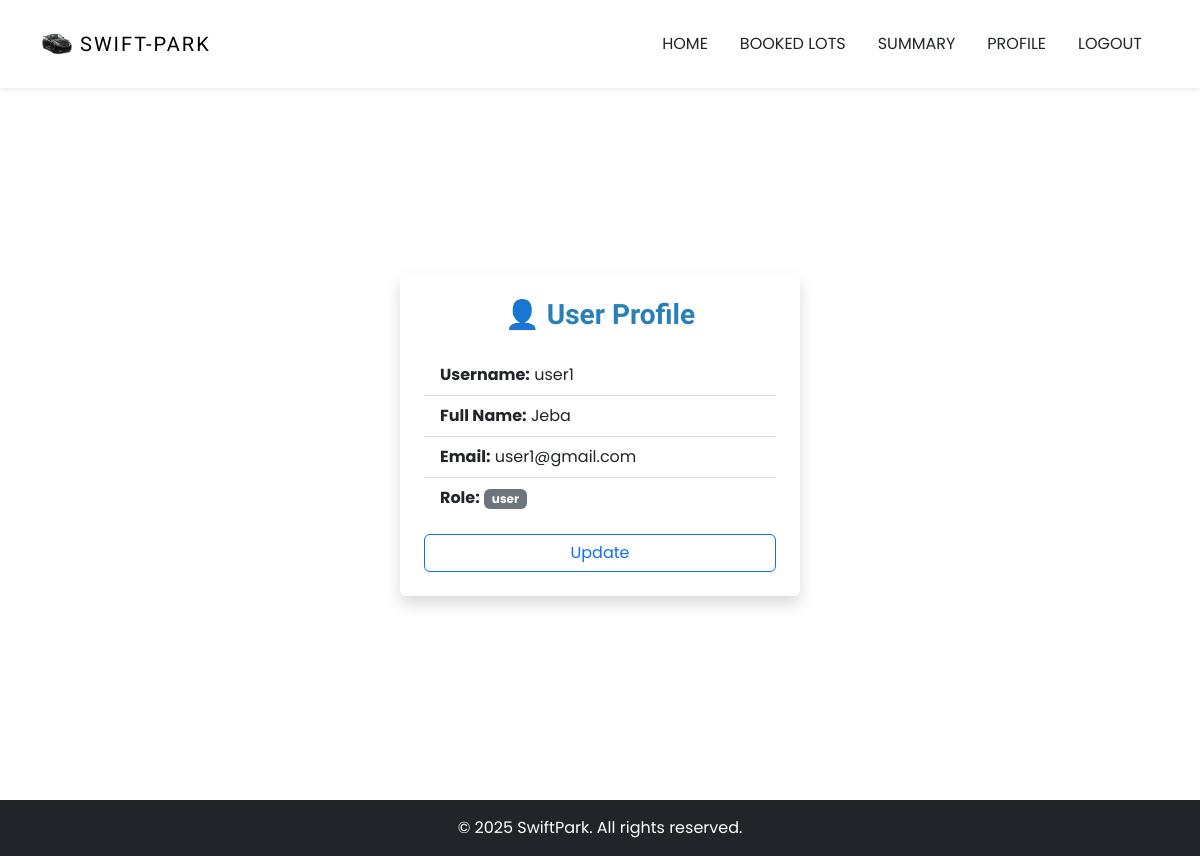
The app's page /user/user_profile (signed in), older data.
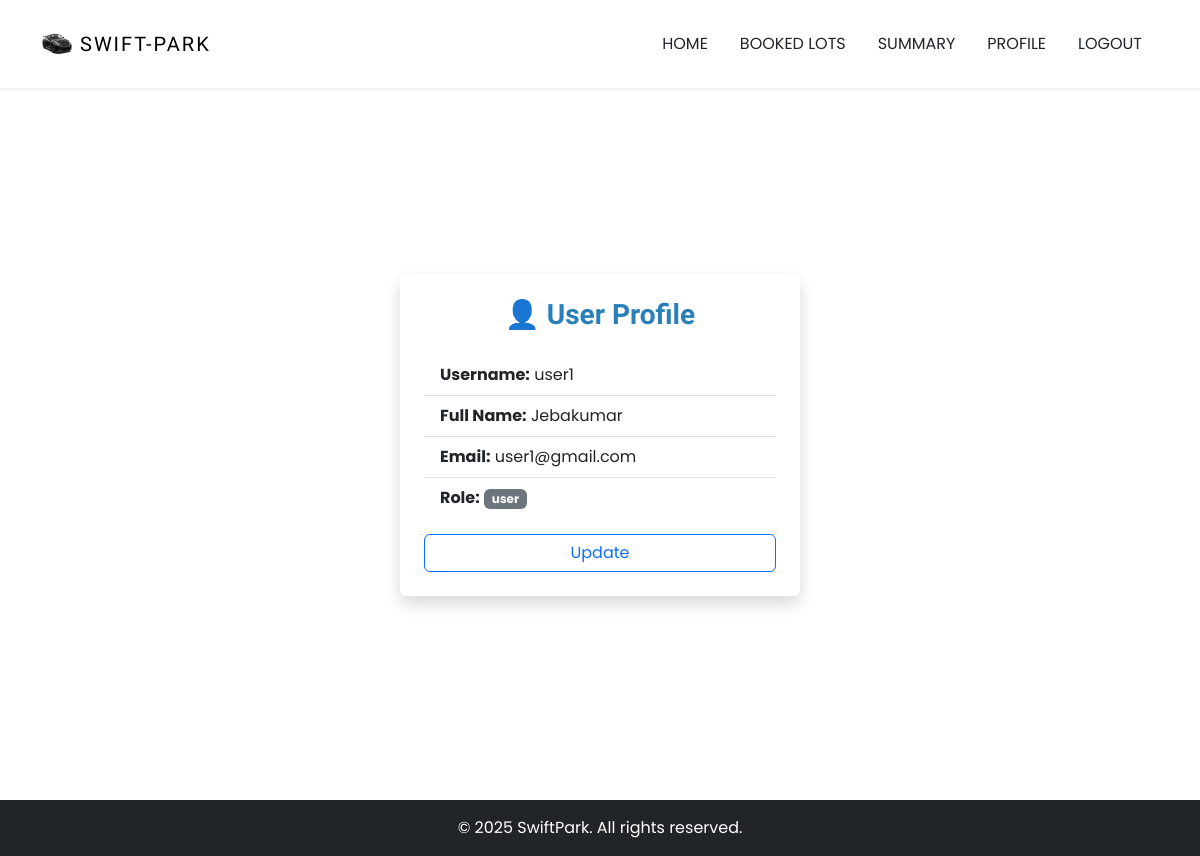
The same page, newer data.
### WorkSpace/models.py (models this page shows, shortened)
class User(db.Model, UserMixin):
    id = db.Column(db.Integer, primary_key=True)
    username = db.Column(db.String(150), unique=True, nullable=False)
    fullname = db.Column(db.String(50), nullable=False)
    email = db.Column(db.String(150), unique=True, nullable=False)
    password = db.Column(db.String(150), nullable=False)
    role = db.Column(db.String(120), nullable=False, default='user')
    vehicles = db.relationship('Vehicle', backref='user', lazy=True)
    reservations = db.relationship('Reservation', backref='user', lazy=True)

### WorkSpace/routes.py (the view)
@routes.route('/user/user_profile')
@login_required
def user_profile() :
    return render_template('user_profile.html' , user = current_user)

### WorkSpace/templates/user_profile.html (shortened to what this page needs)
{% extends "base.html" %}
{% block content %}
<div class="d-flex justify-content-center align-items-center" style="min-height: 100vh; padding-top: 70px;">
  <div class="login-card shadow p-4 rounded bg-white">
    <h3 class="text-center login-title mb-4">👤 User Profile</h3>
    <ul class="list-group list-group-flush mb-3">
      <li class="list-group-item"><strong>Username:</strong> {{ user.username }}</li>
      <li class="list-group-item"><strong>Full Name:</strong> {{ user.fullname }}</li>
      <li class="list-group-item"><strong>Email:</strong> {{ user.email }}</li>
      <li class="list-group-item"><strong>Role:</strong> <span class="badge bg-secondary">{{ user.role }}</span></li>
    </ul>
    <div class="d-grid">
      <a href="{{url_for('routes.update_profile')}}" class="btn btn-outline-primary ">Update</a>
    </div>
  </div>
</div>
{% endblock %}

Row changes from the older to the newer data that the page shows:
changed User "user1": fullname "Jeba" → "Jebakumar"
